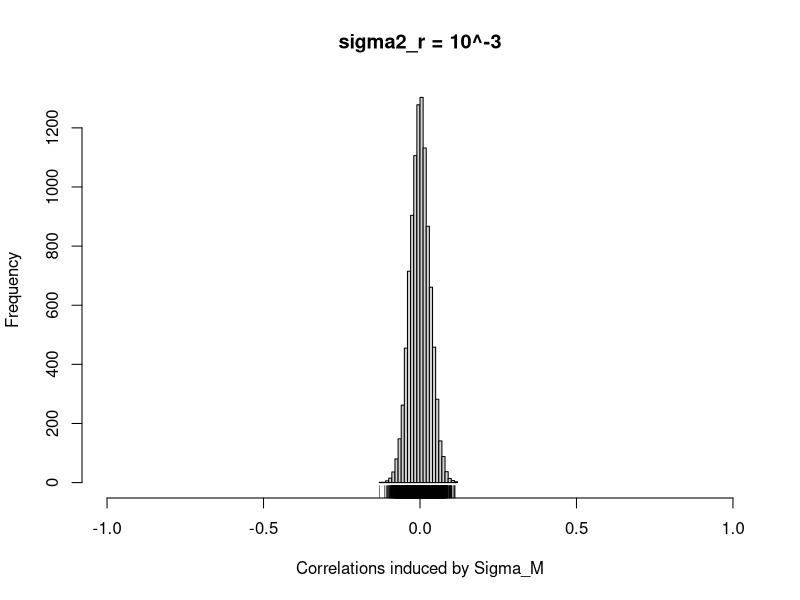
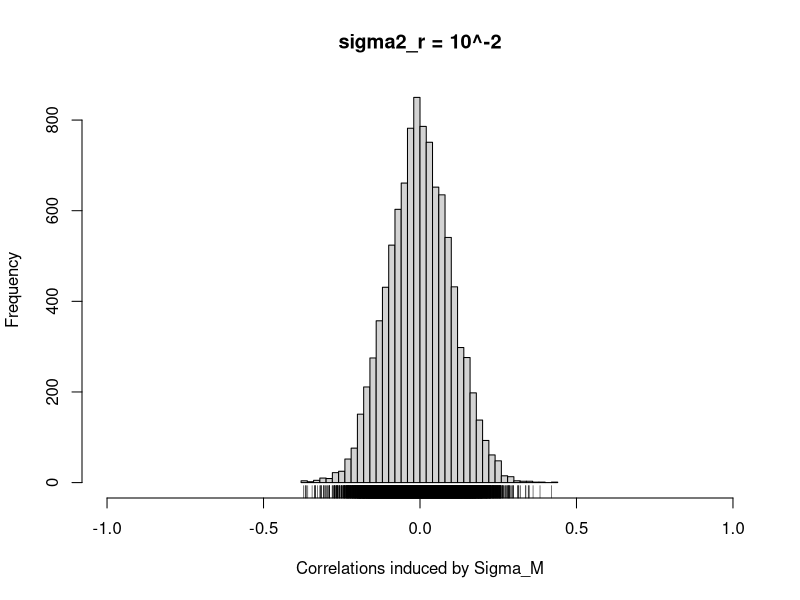
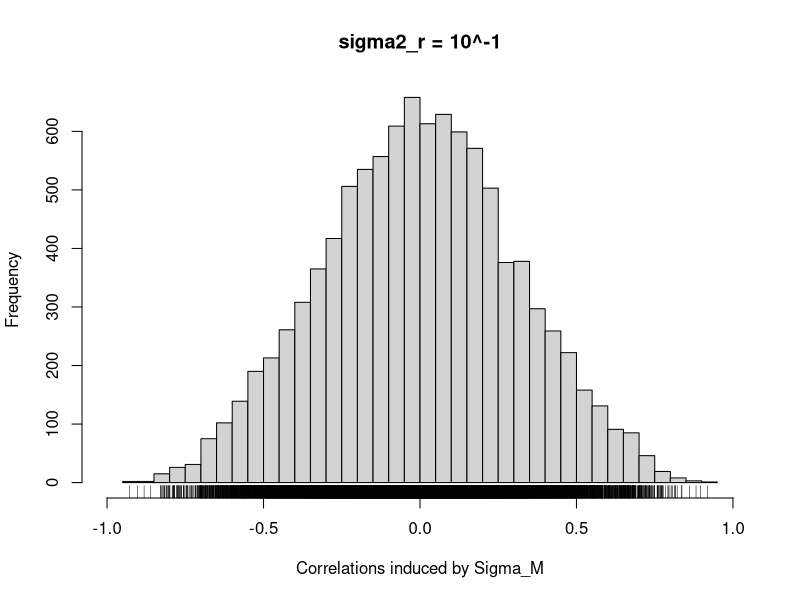
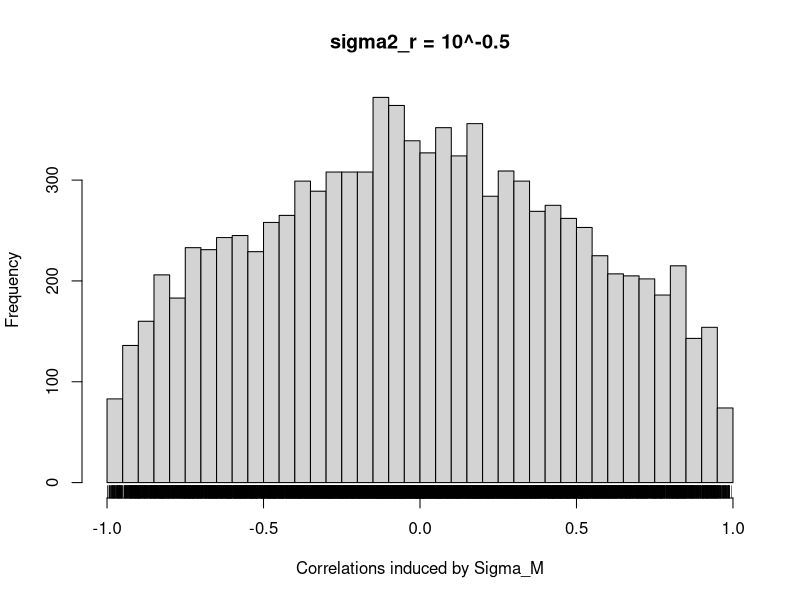
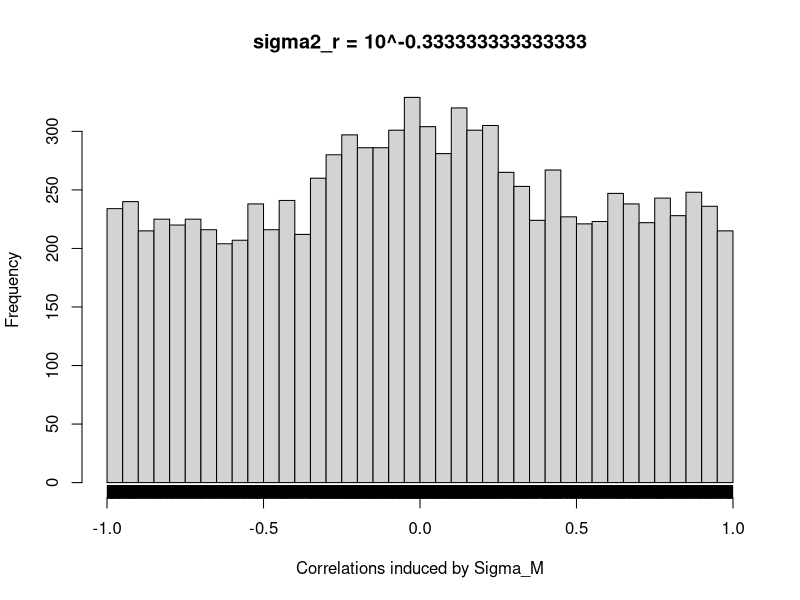
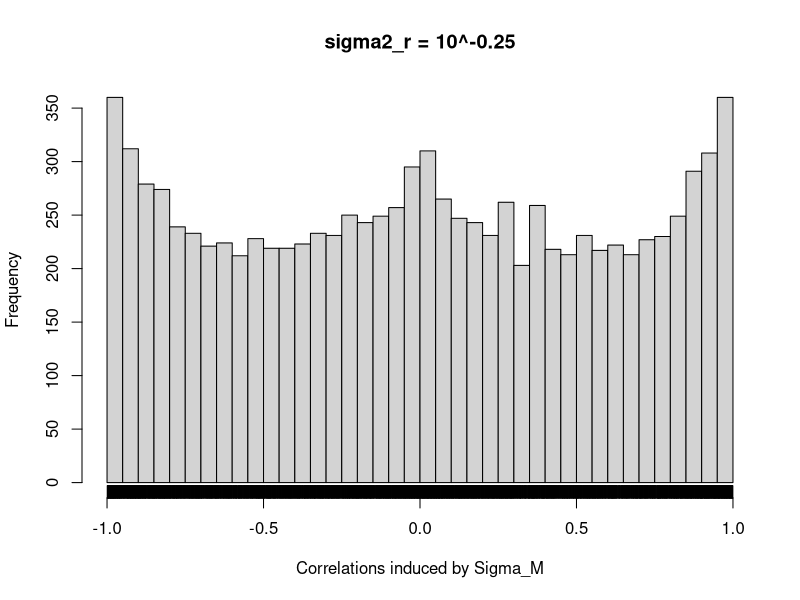
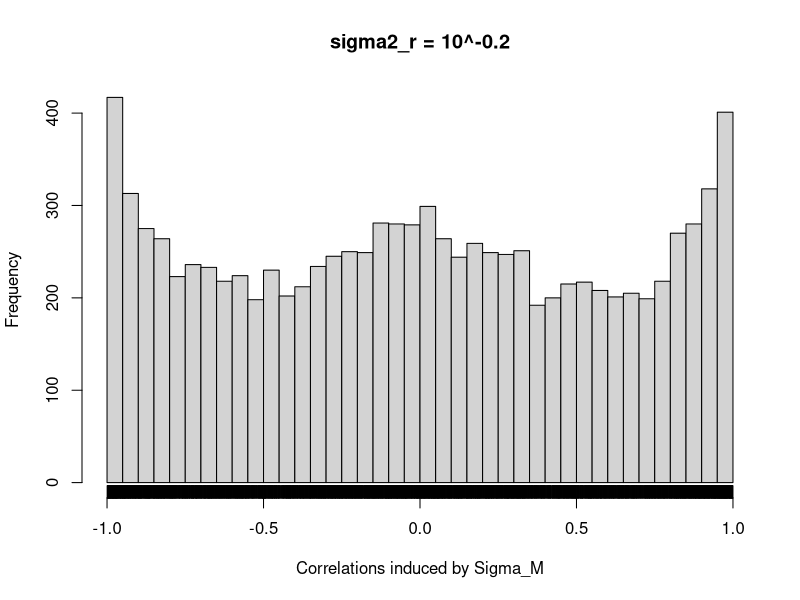
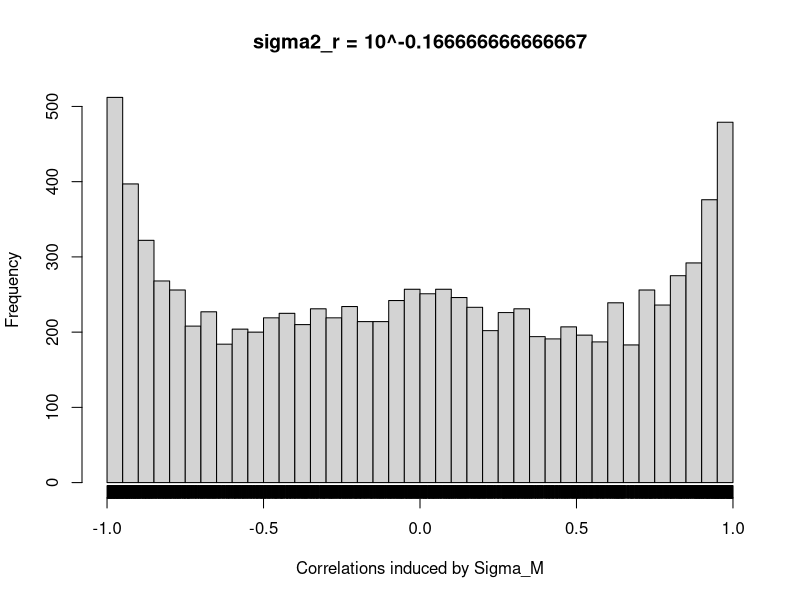

Generate these figures, in order, with R:
## ----global_setting, echo=TRUE, results='hide', message=FALSE------------
# input parameters
r_sim <- function(n, M, sigma2_r) {
  n_beta <- M*(M + 1)/2
  n_r <- M*(M - 1)/2
  Rho_arr <- array(NA, dim = c(n, n_r))
  for (i in 1:n) {
    beta <- rnorm(n_beta, mean = 0, sd = sqrt(sigma2_r))
    R <- matrix(0, nrow = M, ncol = M)
    R_diag <- upper.tri(R)
    diag(R_diag) <- TRUE
    R[R_diag] <- beta
    diag(R) <- exp(diag(R))
    R_inv <- solve(R)
    Sigma_M <- R_inv%*%t(R_inv)
    sd_M <- solve(diag(sqrt(diag(Sigma_M))))
    Rho_M <- sd_M%*%Sigma_M%*%sd_M
    Rho_arr[i, ] <- Rho_M[upper.tri(Rho_M)]
	}
	return(as.numeric(Rho_arr))
}

set.seed(1406)
n <- 1000
M <- 5
n_r <- M*(M - 1)/2
sigma2_r_exp <- sort(c(-3:1, -1/2:9))
sigma2_r <- 10^sigma2_r_exp

## ----prior, echo=FALSE, results="asis"-----------------------------------
res <- array(NA, dim = c(length(sigma2_r), n*n_r))
for (k in seq_along(sigma2_r)) {
  res[k, ] <- r_sim(n = n, M = M, sigma2_r = sigma2_r[k])
  hist(res[k, ], breaks = 30, xlab = "Correlations induced by Sigma_M", main = paste0("sigma2_r = 10^", sigma2_r_exp[k]), xlim = c(-1, 1))
  rug(res[k, ])
  cat("\\clearpage \n\n")
}

